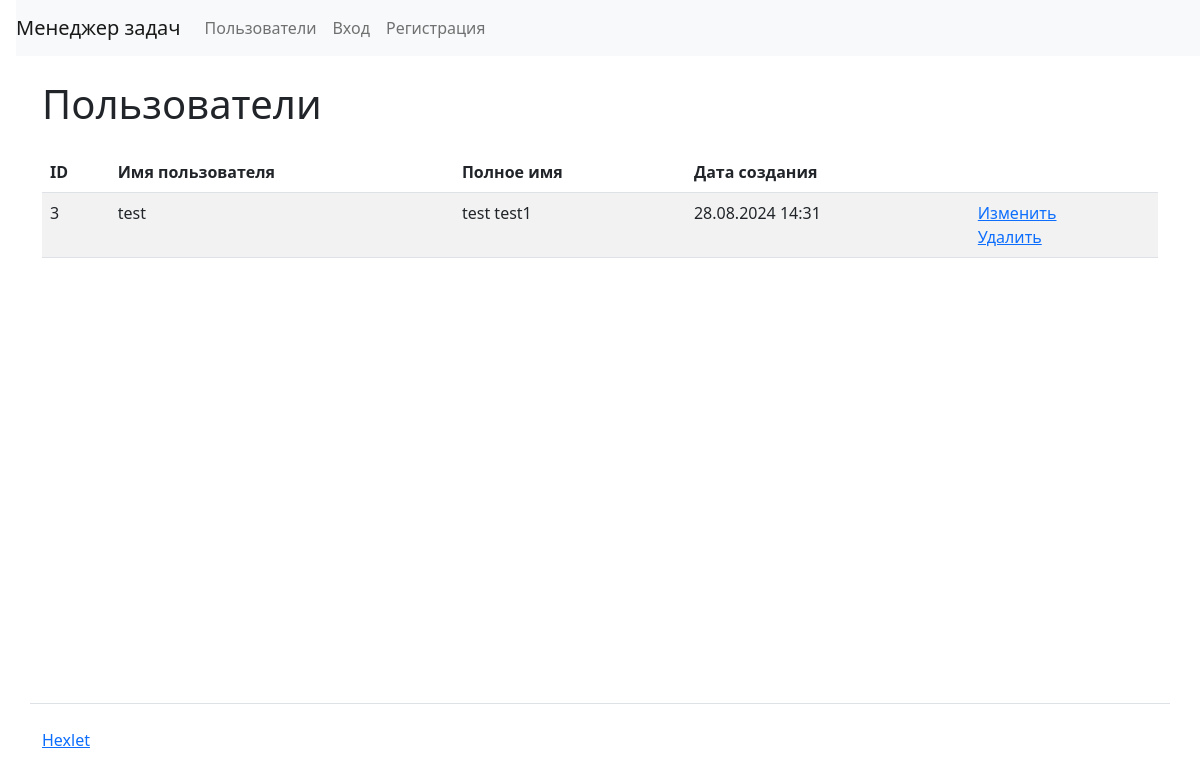
/users/, run on the app's committed database.
### task_manager/users/models.py (models this page shows, shortened)
class CustomUser(AbstractUser, PermissionsMixin):
    USERNAME_FIELD = 'username'
    REQUIRED_FIELDS = ['first_name', 'last_name', 'password']
    created_at = models.DateTimeField(auto_now_add=True)

### task_manager/users/views.py (the view)
# urls.py: path('', UserListView.as_view(), name='users'),
class UserListView(ListView):
    model = CustomUser
    context_object_name = 'users'
    template_name = 'users/user_list.html'

### task_manager/templates/users/user_list.html (shortened to what this page needs)
{% extends "main.html" %}
{% load i18n %}
{% block content %}
<div class="container wrapper flex-grow-1">
      <h1 class="my-4">
{% trans "Users" %}
      </h1>
<table class="table table-striped">
  <thead>
    <tr>
      <th>ID</th>
      <th>{% trans "User name" %}</th>
      <th>{% trans "Full name" %}</th>
      <th>{% trans "Created at" %}</th>
      <th></th>
    </tr>
  </thead>
  <tbody>
    {% for user in users %}
      <tr>
        <td>{{ user.id }}</td>
        <td>{{ user.username }}</td>
        <td>{{ user.first_name }} {{ user.last_name}}</td>
        <td>{{ user.created_at|date:"d.m.Y H:i" }}</td>
        <td>
          <a href="{% url 'users:users_update' user.pk %}">{% trans "Edit" %}</a>
          <br>
           <a href="{% url 'users:users_delete' user.pk %}">{% trans "Delete" %}</a>
        </td>
      </tr>
   {% endfor %}
        </tbody>
</table>
    </div>
{% endblock %}

### data on the page
CustomUser: id "3", username "test", first_name "test", last_name "test1", created_at "28.08.2024 14:31"
